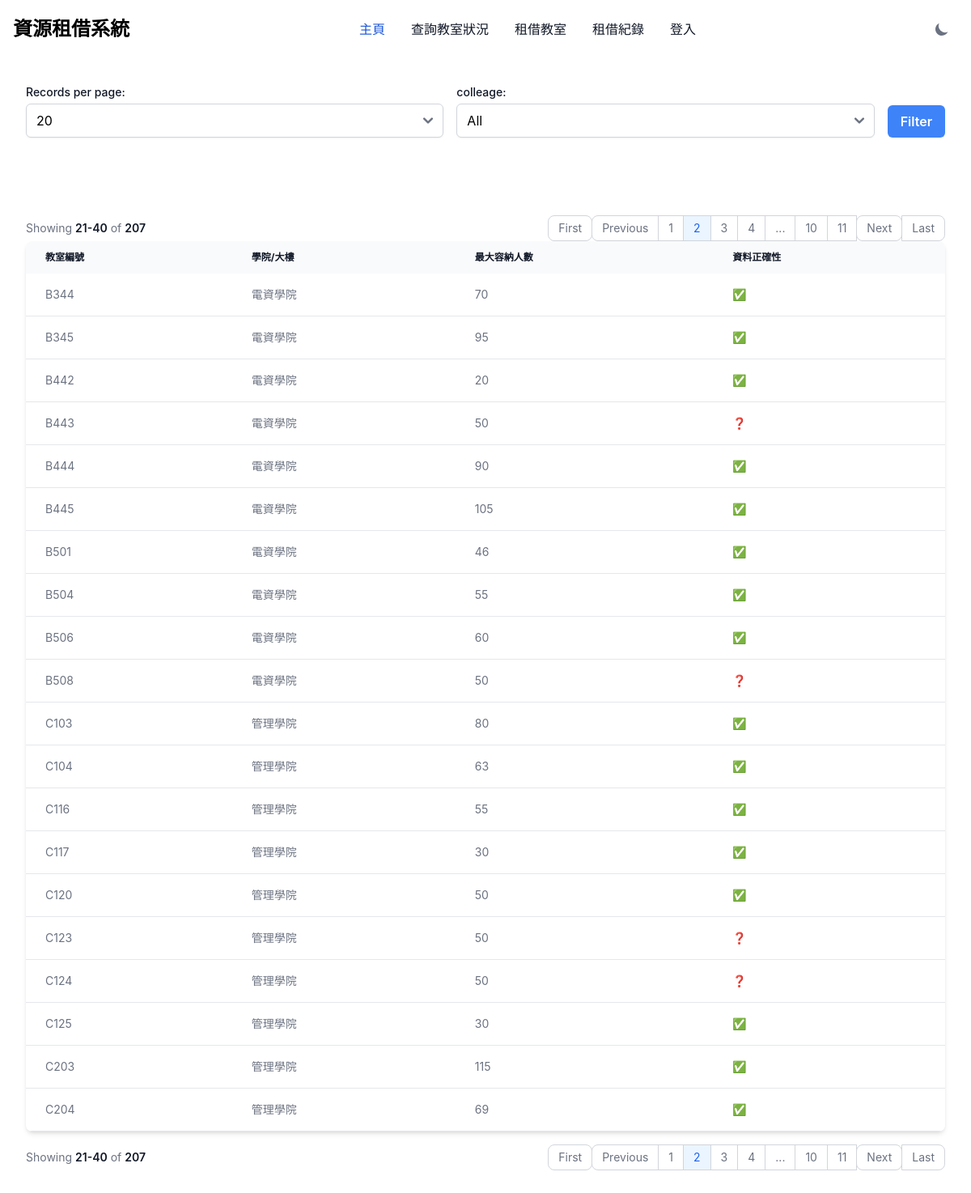
/?page=2&limit=20, run on the app's committed database.
### tables this page shows
CREATE TABLE `classroom_table` (
  `classroom` varchar(10) NOT NULL DEFAULT '0',
  `colleage` varchar(50) NOT NULL DEFAULT '',
  `max_capacity` int(10) NOT NULL DEFAULT 0,
  `is_realdata` enum('Y','N') NOT NULL DEFAULT 'N'
);

### index.php (the view, shortened to what this page needs)
<?php
$conn = require_once "config.php";
$limit = isset($_GET['limit']) ? (int) $_GET['limit'] : 20;
$page = isset($_GET['page']) ? (int) $_GET['page'] : 1;
$offset = ($page - 1) * $limit;
$where = '';
$total_query = "SELECT COUNT(*) FROM classroom_table $where";
$total_result = $conn->query($total_query);
$total_rows = $total_result->fetch_row()[0];
$total_pages = ceil($total_rows / $limit);
$query = "SELECT * FROM classroom_table $where LIMIT $limit OFFSET $offset";
$result = $conn->query($query);
?>
<!DOCTYPE html>
<html>
<head>
    <link href="https://cdnjs.cloudflare.com/ajax/libs/flowbite/2.3.0/flowbite.min.css" rel="stylesheet" />
</head>
<body class="bg-white dark:bg-gray-900">
    <?php include './components/navigaion.php'; ?>
    <div class="max-w-screen-xl mx-auto p-4 sm:p-6 lg:p-8">
        <form method="GET" action="" class="flex flex-wrap space-x-4">
            <div class="mb-4 flex-1">
                <label for="limit" class="block text-sm font-medium text-gray-900 dark:text-white">Records per
                    page:</label>
                <select name="limit" id="limit" class="block w-full mt-1 border-gray-300 rounded-md shadow-sm">
                    <option value="20" <?php echo $limit == 20 ? 'selected' : ''; ?>>20</option>
                </select>
            </div>
            <div class="mb-4 flex-1">
                <label for="colleage"
                    class="block text-sm font-medium text-gray-900 dark:text-white">colleage:</label>
                <select name="colleage" id="colleage" class="block w-full mt-1 border-gray-300 rounded-md shadow-sm">
                    <?php
                    echo '<option selected value="">All</option>';
                    ?>
                </select>
            </div>
            <div class="flex items-end mb-4">
                <button type="submit"
                    class="px-4 py-2 font-semibold text-white bg-blue-500 rounded-md hover:bg-blue-700">Filter</button>
            </div>
        </form>
    </div>
    <div class="max-w-screen-xl mx-auto p-4 sm:p-6 lg:p-8">
        <nav class="flex items-center flex-column flex-wrap md:flex-row justify-between pt-4"
            aria-label="Table navigation">
            <span
                class="text-sm font-normal text-gray-500 dark:text-gray-400 mb-4 md:mb-0 block w-full md:inline md:w-auto">
                Showing <span
                    class="font-semibold text-gray-900 dark:text-white"><?php echo $offset + 1; ?>-<?php echo min($offset + $limit, $total_rows); ?></span>
                of <span class="font-semibold text-gray-900 dark:text-white"><?php echo $total_rows; ?></span>
            </span>
            <ul class="inline-flex -space-x-px rtl:space-x-reverse text-sm h-8">
                <?php if ($page > 1): ?>
                    <li>
                        <a href="?page=1&limit=<?php echo $limit; ?>"
                            class="flex items-center justify-center px-3 h-8 ms-0 leading-tight text-gray-500 bg-white border border-gray-300 rounded-lg hover:bg-gray-100 hover:text-gray-900 dark:text-white dark:bg-gray-800 dark:border-gray-700 dark:text-gray-400 dark:hover:bg-gray-700 dark:hover:text-white">First</a>
                    </li>
                    <li>
                        <a href="?page=<?php echo $page - 1; ?>&limit=<?php echo $limit; ?>"
                            class="flex items-center justify-center px-3 h-8 ms-0 leading-tight text-gray-500 bg-white border border-gray-300 rounded-s-lg hover:bg-gray-100 hover:text-gray-900 dark:text-white dark:bg-gray-800 dark:border-gray-700 dark:text-gray-400 dark:hover:bg-gray-700 dark:hover:text-white">Previous</a>
                    </li>
                <?php endif; ?>
                <?php
                $displayed_pages = [];
                if ($total_pages <= 10) {
                    $displayed_pages = range(1, $total_pages);
                } else {
                    $displayed_pages = array_merge(
                        range(1, 2),
                        ($page > 5 ? ['...'] : []),
                        range(max(3, $page - 2), min($total_pages - 2, $page + 2)),
                        ($page < $total_pages - 4 ? ['...'] : []),
                        range($total_pages - 1, $total_pages)
                    );
                }
                foreach ($displayed_pages as $p) {
                    if ($p === '...') {
                        echo '<li><span class="flex items-center justify-center px-3 h-8 leading-tight text-gray-500 bg-white border border-gray-300 dark:bg-gray-800 dark:border-gray-700 dark:text-gray-400">...</span></li>';
                    } else {
                        echo '<li><a href="?page=' . $p . '&limit=' . $limit . '" class="flex items-center justify-center px-3 h-8 leading-tight ' . ($p == $page ? 'text-blue-600 border border-gray-300 bg-blue-50 hover:bg-blue-100 hover:text-blue-700 dark:border-gray-700 dark:bg-gray-700 dark:text-white' : 'text-gray-500 bg-white border border-gray-300 hover:bg-gray-100 hover:text-gray-900 dark:text-white dark:bg-gray-800 dark:border-gray-700 dark:text-gray-400 dark:hover:bg-gray-700 dark:hover:text-white') . '">' . $p . '</a></li>';
                    }
                }
                ?>
                <?php if ($page < $total_pages): ?>
                    <li>
                        <a href="?page=<?php echo $page + 1; ?>&limit=<?php echo $limit; ?>"
                            class="flex items-center justify-center px-3 h-8 leading-tight text-gray-500 bg-white border border-gray-300 rounded-lg hover:bg-gray-100 hover:text-gray-900 dark:text-white dark:bg-gray-800 dark:border-gray-700 dark:text-gray-400 dark:hover:bg-gray-700 dark:hover:text-white">Next</a>
                    </li>
                    <li>
                        <a href="?page=<?php echo $total_pages; ?>&limit=<?php echo $limit; ?>"
                            class="flex items-center justify-center px-3 h-8 leading-tight text-gray-500 bg-white border border-gray-300 rounded-e-lg hover:bg-gray-100 hover:text-gray-900 dark:text-white dark:bg-gray-800 dark:border-gray-700 dark:text-gray-400 dark:hover:bg-gray-700 dark:hover:text-white">Last</a>
                    </li>
                <?php endif; ?>
            </ul>
        </nav>
        <div class="relative overflow-x-auto shadow-md sm:rounded-lg">
            <table class="w-full text-sm text-left rtl:text-right text-gray-500 dark:text-gray-400 overflow-auto">
                <thead
                    class="text-xs text-gray-900 dark:text-white uppercase bg-gray-50 dark:bg-gray-700 dark:text-gray-400 whitespace-nowrap">
                    <tr>
                        <th scope="col" class="px-6 py-3">教室編號</th>
                        <th scope="col" class="px-6 py-3">學院/大樓</th>
                        <th scope="col" class="px-6 py-3">最大容納人數</th>
                        <th scope="col" class="px-6 py-3">資料正確性</th>
                    </tr>
                </thead>
                <tbody>
                    <?php while ($row = $result->fetch_assoc()): ?>
                        <tr class="bg-white border-b dark:bg-gray-800 dark:border-gray-700 hover:bg-gray-50 dark:hover:bg-gray-600 whitespace-nowrap">
                            <td class="px-6 py-4"><?php echo $row['classroom'] ?? ''; ?></td>
                            <td class="px-6 py-4"><?php echo $row['colleage'] ?? ''; ?></td>
                            <td class="px-6 py-4 "><?php echo $row['max_capacity'] ?? ''; ?></td>
                            <td class="px-6 py-4"><?php echo $row['is_realdata'] == 'N' ? '❓' : '✅'; ?></td>
                        </tr>
                    <?php endwhile; ?>
                </tbody>
            </table>
        </div>
        <nav class="flex items-center flex-column flex-wrap md:flex-row justify-between pt-4"
            aria-label="Table navigation">
            <span
                class="text-sm font-normal text-gray-500 dark:text-gray-400 mb-4 md:mb-0 block w-full md:inline md:w-auto">
                Showing <span
                    class="font-semibold text-gray-900 dark:text-white"><?php echo $offset + 1; ?>-<?php echo min($offset + $limit, $total_rows); ?></span>
                of <span class="font-semibold text-gray-900 dark:text-white"><?php echo $total_rows; ?></span>
            </span>
            <ul class="inline-flex -space-x-px rtl:space-x-reverse text-sm h-8">
                <?php if ($page > 1): ?>
                    <li>
                        <a href="?page=1&limit=<?php echo $limit; ?>"
                            class="flex items-center justify-center px-3 h-8 ms-0 leading-tight text-gray-500 bg-white border border-gray-300 rounded-lg hover:bg-gray-100 hover:text-gray-900 dark:text-white dark:bg-gray-800 dark:border-gray-700 dark:text-gray-400 dark:hover:bg-gray-700 dark:hover:text-white">First</a>
                    </li>
                    <li>
                        <a href="?page=<?php echo $page - 1; ?>&limit=<?php echo $limit; ?>"
                            class="flex items-center justify-center px-3 h-8 ms-0 leading-tight text-gray-500 bg-white border border-gray-300 rounded-s-lg hover:bg-gray-100 hover:text-gray-900 dark:text-white dark:bg-gray-800 dark:border-gray-700 dark:text-gray-400 dark:hover:bg-gray-700 dark:hover:text-white">Previous</a>
                    </li>
                <?php endif; ?>
                <?php
                $displayed_pages = [];
                if ($total_pages <= 10) {
                    $displayed_pages = range(1, $total_pages);
                } else {
                    $displayed_pages = array_merge(
                        range(1, 2),
                        ($page > 5 ? ['...'] : []),
                        range(max(3, $page - 2), min($total_pages - 2, $page + 2)),
                        ($page < $total_pages - 4 ? ['...'] : []),
                        range($total_pages - 1, $total_pages)
                    );
                }
                foreach ($displayed_pages as $p) {
                    if ($p === '...') {
                        echo '<li><span class="flex items-center justify-center px-3 h-8 leading-tight text-gray-500 bg-white border border-gray-300 dark:bg-gray-800 dark:border-gray-700 dark:text-gray-400">...</span></li>';
                    } else {
                        echo '<li><a href="?page=' . $p . '&limit=' . $limit . '" class="flex items-center justify-center px-3 h-8 leading-tight ' . ($p == $page ? 'text-blue-600 border border-gray-300 bg-blue-50 hover:bg-blue-100 hover:text-blue-700 dark:border-gray-700 dark:bg-gray-700 dark:text-white' : 'text-gray-500 bg-white border border-gray-300 hover:bg-gray-100 hover:text-gray-900 dark:text-white dark:bg-gray-800 dark:border-gray-700 dark:text-gray-400 dark:hover:bg-gray-700 dark:hover:text-white') . '">' . $p . '</a></li>';
                    }
                }
                ?>
                <?php if ($page < $total_pages): ?>
                    <li>
                        <a href="?page=<?php echo $page + 1; ?>&limit=<?php echo $limit; ?>"
                            class="flex items-center justify-center px-3 h-8 leading-tight text-gray-500 bg-white border border-gray-300 rounded-lg hover:bg-gray-100 hover:text-gray-900 dark:text-white dark:bg-gray-800 dark:border-gray-700 dark:text-gray-400 dark:hover:bg-gray-700 dark:hover:text-white">Next</a>
                    </li>
                    <li>
                        <a href="?page=<?php echo $total_pages; ?>&limit=<?php echo $limit; ?>"
                            class="flex items-center justify-center px-3 h-8 leading-tight text-gray-500 bg-white border border-gray-300 rounded-e-lg hover:bg-gray-100 hover:text-gray-900 dark:text-white dark:bg-gray-800 dark:border-gray-700 dark:text-gray-400 dark:hover:bg-gray-700 dark:hover:text-white">Last</a>
                    </li>
                <?php endif; ?>
            </ul>
        </nav>
    </div>
</body>
</html>

### data on the page
classroom_table: classroom "B344", colleage "電資學院", max_capacity "70"
classroom_table: classroom "B345", colleage "電資學院", max_capacity "95"
classroom_table: classroom "B442", colleage "電資學院", max_capacity "20"
classroom_table: classroom "B443", colleage "電資學院", max_capacity "50"
classroom_table: classroom "B444", colleage "電資學院", max_capacity "90"
classroom_table: classroom "B445", colleage "電資學院", max_capacity "105"
classroom_table: classroom "B501", colleage "電資學院", max_capacity "46"
classroom_table: classroom "B504", colleage "電資學院", max_capacity "55"
classroom_table: classroom "B506", colleage "電資學院", max_capacity "60"
classroom_table: classroom "B508", colleage "電資學院", max_capacity "50"
classroom_table: classroom "C103", colleage "管理學院", max_capacity "80"
classroom_table: classroom "C104", colleage "管理學院", max_capacity "63"
classroom_table: classroom "C116", colleage "管理學院", max_capacity "55"
classroom_table: classroom "C117", colleage "管理學院", max_capacity "30"
classroom_table: classroom "C120", colleage "管理學院", max_capacity "50"
classroom_table: classroom "C123", colleage "管理學院", max_capacity "50"
classroom_table: classroom "C124", colleage "管理學院", max_capacity "50"
classroom_table: classroom "C125", colleage "管理學院", max_capacity "30"
classroom_table: classroom "C203", colleage "管理學院", max_capacity "115"
classroom_table: classroom "C204", colleage "管理學院", max_capacity "69"

### other printed values
$offset + 1 "21"
min($offset + $limit, $total_rows) "40"
$total_rows "207"
$p "1"
$p "2"
$p "3"
$p "4"
$p "10"
$p "11"
